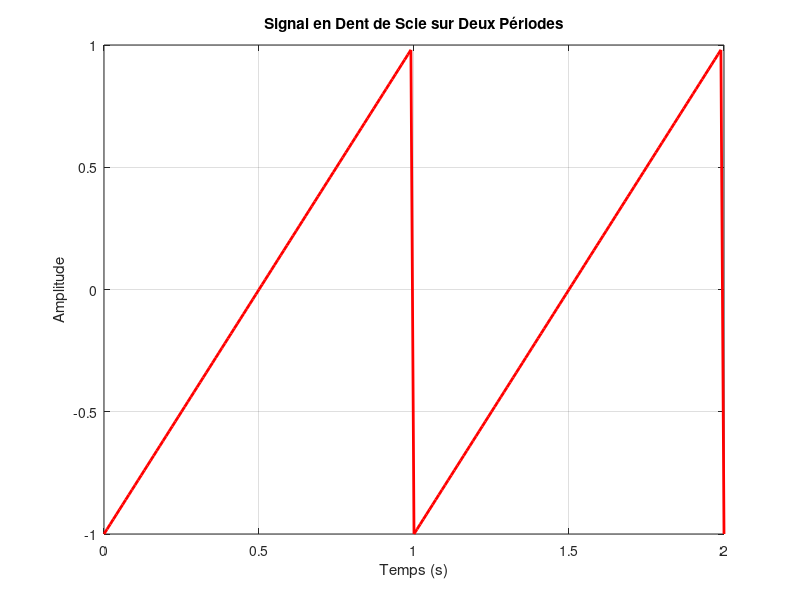

This chart was generated by the following MATLAB code:

f = 1; % Fréquence du signal (en Hz)
T = 1/f; % Période du signal
t = 0:0.01:2*T; % Vecteur temps pour deux périodes (pas de 0.01s)

% Génération du signal en dent de scie
signal = sawtooth(2*pi*f*t); % Signal en dent de scie avec la fonction sawtooth

% Visualisation
figure(8); % Ouvre la figure 8
plot(t, signal, 'r', 'LineWidth', 2); % Trace le signal
title('Signal en Dent de Scie sur Deux Périodes');
xlabel('Temps (s)');
ylabel('Amplitude');
grid on;